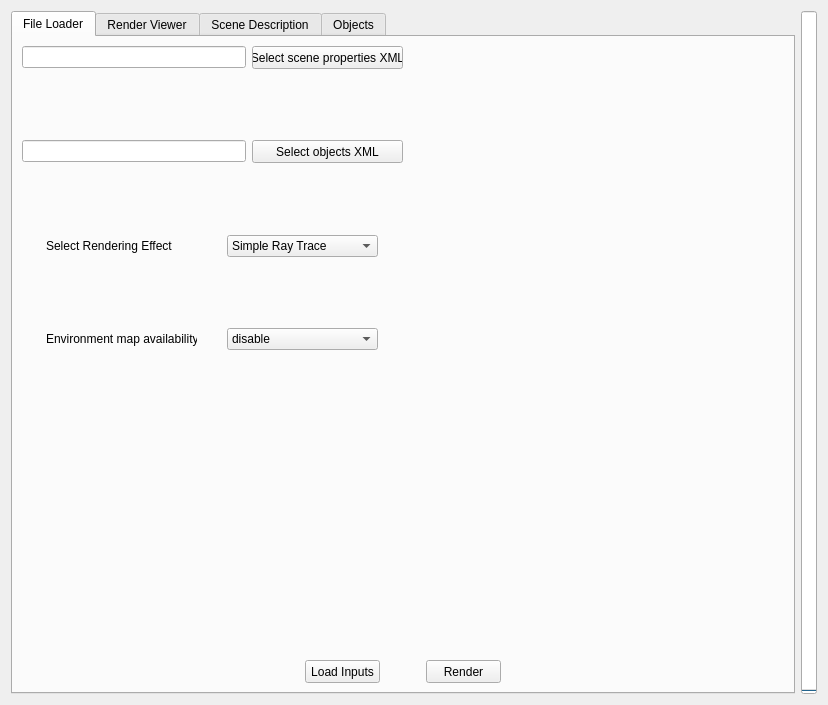
<?xml version="1.0" encoding="UTF-8"?>
<ui version="4.0">
 <class>RootGUI</class>
 <widget class="QWidget" name="RootGUI">
  <property name="geometry">
   <rect>
    <x>0</x>
    <y>0</y>
    <width>828</width>
    <height>705</height>
   </rect>
  </property>
  <property name="windowTitle">
   <string>Form</string>
  </property>
  <property name="windowIcon">
   <iconset resource="raytracer.qrc">
    <normaloff>:/raytracer/Resources/Icon.jpg</normaloff>:/raytracer/Resources/Icon.jpg</iconset>
  </property>
  <layout class="QGridLayout" name="gridLayout">
   <item row="0" column="0">
    <layout class="QHBoxLayout" name="horizontalLayout_6">
     <item>
      <widget class="QTabWidget" name="mTabGrp">
       <property name="currentIndex">
        <number>0</number>
       </property>
       <widget class="QWidget" name="Loader">
        <attribute name="title">
         <string>File Loader</string>
        </attribute>
        <layout class="QVBoxLayout" name="verticalLayout_2">
         <item>
          <layout class="QHBoxLayout" name="horizontalLayout_8">
           <item>
            <layout class="QVBoxLayout" name="verticalLayout">
             <item>
              <layout class="QHBoxLayout" name="horizontalLayout">
               <item>
                <widget class="QLineEdit" name="mSceneFileLoc">
                 <property name="text">
                  <string/>
                 </property>
                </widget>
               </item>
               <item>
                <widget class="QPushButton" name="mSceneFileButton">
                 <property name="minimumSize">
                  <size>
                   <width>151</width>
                   <height>23</height>
                  </size>
                 </property>
                 <property name="maximumSize">
                  <size>
                   <width>151</width>
                   <height>23</height>
                  </size>
                 </property>
                 <property name="text">
                  <string>Select scene properties XML</string>
                 </property>
                </widget>
               </item>
              </layout>
             </item>
             <item>
              <spacer name="verticalSpacer">
               <property name="orientation">
                <enum>Qt::Vertical</enum>
               </property>
               <property name="sizeHint" stdset="0">
                <size>
                 <width>20</width>
                 <height>40</height>
                </size>
               </property>
              </spacer>
             </item>
             <item>
              <layout class="QHBoxLayout" name="horizontalLayout_2">
               <item>
                <widget class="QLineEdit" name="mObjFileLoc">
                 <property name="text">
                  <string/>
                 </property>
                </widget>
               </item>
               <item>
                <widget class="QPushButton" name="mObjFileButton">
                 <property name="minimumSize">
                  <size>
                   <width>151</width>
                   <height>23</height>
                  </size>
                 </property>
                 <property name="maximumSize">
                  <size>
                   <width>151</width>
                   <height>23</height>
                  </size>
                 </property>
                 <property name="text">
                  <string>Select objects XML</string>
                 </property>
                </widget>
               </item>
              </layout>
             </item>
             <item>
              <spacer name="verticalSpacer_2">
               <property name="orientation">
                <enum>Qt::Vertical</enum>
               </property>
               <property name="sizeHint" stdset="0">
                <size>
                 <width>20</width>
                 <height>40</height>
                </size>
               </property>
              </spacer>
             </item>
             <item>
              <layout class="QHBoxLayout" name="horizontalLayout_3">
               <item>
                <widget class="QLabel" name="mEffectLabel">
                 <property name="minimumSize">
                  <size>
                   <width>151</width>
                   <height>16</height>
                  </size>
                 </property>
                 <property name="maximumSize">
                  <size>
                   <width>151</width>
                   <height>16</height>
                  </size>
                 </property>
                 <property name="text">
                  <string>Select Rendering Effect</string>
                 </property>
                </widget>
               </item>
               <item>
                <widget class="QComboBox" name="mEffectComboBox">
                 <property name="minimumSize">
                  <size>
                   <width>151</width>
                   <height>22</height>
                  </size>
                 </property>
                 <property name="maximumSize">
                  <size>
                   <width>151</width>
                   <height>22</height>
                  </size>
                 </property>
                 <item>
                  <property name="text">
                   <string>Simple Ray Trace</string>
                  </property>
                 </item>
                 <item>
                  <property name="text">
                   <string>Depth of field</string>
                  </property>
                 </item>
                 <item>
                  <property name="text">
                   <string>Motion Blur effect</string>
                  </property>
                 </item>
                 <item>
                  <property name="text">
                   <string>Ambient occlusion</string>
                  </property>
                 </item>
                 <item>
                  <property name="text">
                   <string>Animation</string>
                  </property>
                 </item>
                 <item>
                  <property name="text">
                   <string>All Effects</string>
                  </property>
                 </item>
                </widget>
               </item>
              </layout>
             </item>
             <item>
              <spacer name="verticalSpacer_3">
               <property name="orientation">
                <enum>Qt::Vertical</enum>
               </property>
               <property name="sizeHint" stdset="0">
                <size>
                 <width>20</width>
                 <height>40</height>
                </size>
               </property>
              </spacer>
             </item>
             <item>
              <layout class="QHBoxLayout" name="horizontalLayout_4">
               <item>
                <widget class="QLabel" name="mEvnMapLabel">
                 <property name="minimumSize">
                  <size>
                   <width>151</width>
                   <height>16</height>
                  </size>
                 </property>
                 <property name="maximumSize">
                  <size>
                   <width>151</width>
                   <height>16</height>
                  </size>
                 </property>
                 <property name="text">
                  <string>Environment map availability</string>
                 </property>
                </widget>
               </item>
               <item>
                <widget class="QComboBox" name="mEnvMapComboBox">
                 <property name="minimumSize">
                  <size>
                   <width>151</width>
                   <height>22</height>
                  </size>
                 </property>
                 <property name="maximumSize">
                  <size>
                   <width>151</width>
                   <height>22</height>
                  </size>
                 </property>
                 <item>
                  <property name="text">
                   <string>disable</string>
                  </property>
                 </item>
                 <item>
                  <property name="text">
                   <string>enable</string>
                  </property>
                 </item>
                </widget>
               </item>
              </layout>
             </item>
            </layout>
           </item>
           <item>
            <spacer name="horizontalSpacer_5">
             <property name="orientation">
              <enum>Qt::Horizontal</enum>
             </property>
             <property name="sizeHint" stdset="0">
              <size>
               <width>308</width>
               <height>20</height>
              </size>
             </property>
            </spacer>
           </item>
          </layout>
         </item>
         <item>
          <layout class="QGridLayout" name="gridLayout_2">
           <item row="0" column="0">
            <spacer name="verticalSpacer_4">
             <property name="orientation">
              <enum>Qt::Vertical</enum>
             </property>
             <property name="sizeHint" stdset="0">
              <size>
               <width>20</width>
               <height>40</height>
              </size>
             </property>
            </spacer>
           </item>
           <item row="0" column="1">
            <spacer name="verticalSpacer_7">
             <property name="orientation">
              <enum>Qt::Vertical</enum>
             </property>
             <property name="sizeHint" stdset="0">
              <size>
               <width>20</width>
               <height>40</height>
              </size>
             </property>
            </spacer>
           </item>
           <item row="1" column="0">
            <spacer name="horizontalSpacer_8">
             <property name="orientation">
              <enum>Qt::Horizontal</enum>
             </property>
             <property name="sizeHint" stdset="0">
              <size>
               <width>308</width>
               <height>20</height>
              </size>
             </property>
            </spacer>
           </item>
           <item row="1" column="1">
            <spacer name="horizontalSpacer_10">
             <property name="orientation">
              <enum>Qt::Horizontal</enum>
             </property>
             <property name="sizeHint" stdset="0">
              <size>
               <width>308</width>
               <height>20</height>
              </size>
             </property>
            </spacer>
           </item>
           <item row="2" column="0">
            <spacer name="verticalSpacer_5">
             <property name="orientation">
              <enum>Qt::Vertical</enum>
             </property>
             <property name="sizeHint" stdset="0">
              <size>
               <width>20</width>
               <height>40</height>
              </size>
             </property>
            </spacer>
           </item>
           <item row="2" column="1">
            <spacer name="verticalSpacer_6">
             <property name="orientation">
              <enum>Qt::Vertical</enum>
             </property>
             <property name="sizeHint" stdset="0">
              <size>
               <width>20</width>
               <height>40</height>
              </size>
             </property>
            </spacer>
           </item>
          </layout>
         </item>
         <item>
          <layout class="QHBoxLayout" name="horizontalLayout_7">
           <item>
            <spacer name="horizontalSpacer_6">
             <property name="orientation">
              <enum>Qt::Horizontal</enum>
             </property>
             <property name="sizeHint" stdset="0">
              <size>
               <width>40</width>
               <height>20</height>
              </size>
             </property>
            </spacer>
           </item>
           <item>
            <layout class="QHBoxLayout" name="horizontalLayout_5">
             <item>
              <spacer name="horizontalSpacer_2">
               <property name="orientation">
                <enum>Qt::Horizontal</enum>
               </property>
               <property name="sizeHint" stdset="0">
                <size>
                 <width>40</width>
                 <height>20</height>
                </size>
               </property>
              </spacer>
             </item>
             <item>
              <widget class="QPushButton" name="mLoadInputsButton">
               <property name="minimumSize">
                <size>
                 <width>75</width>
                 <height>23</height>
                </size>
               </property>
               <property name="maximumSize">
                <size>
                 <width>75</width>
                 <height>23</height>
                </size>
               </property>
               <property name="text">
                <string>Load Inputs</string>
               </property>
              </widget>
             </item>
             <item>
              <spacer name="horizontalSpacer">
               <property name="orientation">
                <enum>Qt::Horizontal</enum>
               </property>
               <property name="sizeHint" stdset="0">
                <size>
                 <width>40</width>
                 <height>20</height>
                </size>
               </property>
              </spacer>
             </item>
             <item>
              <widget class="QPushButton" name="mRenderButton">
               <property name="minimumSize">
                <size>
                 <width>75</width>
                 <height>23</height>
                </size>
               </property>
               <property name="maximumSize">
                <size>
                 <width>75</width>
                 <height>23</height>
                </size>
               </property>
               <property name="text">
                <string>Render</string>
               </property>
              </widget>
             </item>
             <item>
              <spacer name="horizontalSpacer_3">
               <property name="orientation">
                <enum>Qt::Horizontal</enum>
               </property>
               <property name="sizeHint" stdset="0">
                <size>
                 <width>40</width>
                 <height>20</height>
                </size>
               </property>
              </spacer>
             </item>
            </layout>
           </item>
           <item>
            <spacer name="horizontalSpacer_9">
             <property name="orientation">
              <enum>Qt::Horizontal</enum>
             </property>
             <property name="sizeHint" stdset="0">
              <size>
               <width>128</width>
               <height>20</height>
              </size>
             </property>
            </spacer>
           </item>
          </layout>
         </item>
        </layout>
       </widget>
       <widget class="Canvas" name="Viewer">
        <attribute name="title">
         <string>Render Viewer</string>
        </attribute>
       </widget>
       <widget class="QWidget" name="SceneDesc">
        <attribute name="title">
         <string>Scene Description</string>
        </attribute>
        <layout class="QVBoxLayout" name="verticalLayout_3">
         <item>
          <widget class="QTreeWidget" name="mSceneTree">
           <property name="columnCount">
            <number>3</number>
           </property>
           <column>
            <property name="text">
             <string notr="true">Property Name</string>
            </property>
           </column>
           <column>
            <property name="text">
             <string notr="true">Attributes</string>
            </property>
           </column>
           <column>
            <property name="text">
             <string notr="true">Value</string>
            </property>
           </column>
          </widget>
         </item>
        </layout>
       </widget>
       <widget class="QWidget" name="ObjectList">
        <attribute name="title">
         <string>Objects</string>
        </attribute>
        <layout class="QVBoxLayout" name="verticalLayout_4">
         <item>
          <widget class="QTreeWidget" name="mObjTree">
           <property name="columnCount">
            <number>3</number>
           </property>
           <column>
            <property name="text">
             <string notr="true">Property Name</string>
            </property>
           </column>
           <column>
            <property name="text">
             <string>Attributes</string>
            </property>
           </column>
           <column>
            <property name="text">
             <string>Value</string>
            </property>
           </column>
          </widget>
         </item>
        </layout>
       </widget>
      </widget>
     </item>
     <item>
      <widget class="QProgressBar" name="mProgressBar">
       <property name="minimumSize">
        <size>
         <width>16</width>
         <height>0</height>
        </size>
       </property>
       <property name="maximumSize">
        <size>
         <width>16</width>
         <height>16777215</height>
        </size>
       </property>
       <property name="value">
        <number>0</number>
       </property>
       <property name="orientation">
        <enum>Qt::Vertical</enum>
       </property>
       <property name="invertedAppearance">
        <bool>false</bool>
       </property>
       <property name="textDirection">
        <enum>QProgressBar::BottomToTop</enum>
       </property>
      </widget>
     </item>
    </layout>
   </item>
  </layout>
 </widget>
 <customwidgets>
  <customwidget>
   <class>Canvas</class>
   <extends>QWidget</extends>
   <header>canvas.h</header>
   <container>1</container>
  </customwidget>
 </customwidgets>
 <resources>
  <include location="raytracer.qrc"/>
 </resources>
 <connections/>
</ui>
